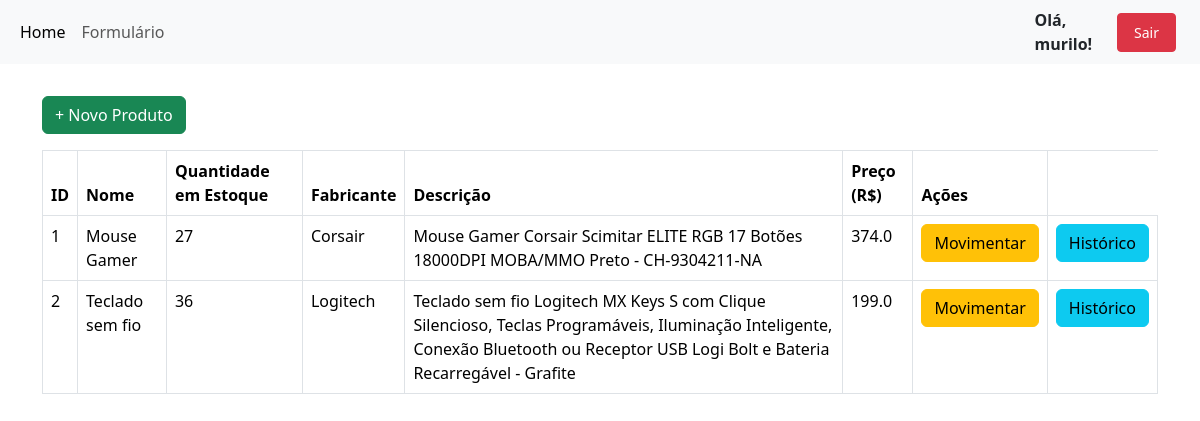
The page /index (signed in) on the database its author committed.
### tables this page shows
CREATE TABLE produtos (
                    ID INTEGER PRIMARY KEY AUTOINCREMENT,
                    NOME TEXT,
                    QUANTIDADE_ESTOQUE INTEGER,
                    FABRICANTE TEXT,
                    DESCRICAO TEXT,
                    PRECO REAL);

### routes/produto.py (the view)
@bp_produto.route("/")
@bp_produto.route("/index")
def index():
    if "user_id" not in session:
        flash("Você precisa fazer login para acessar essa página")
        return redirect(url_for("auth.login"))
    with sql.connect("form_db.db") as con:
        con.row_factory = sql.Row
        cur = con.cursor()
        cur.execute("SELECT * FROM produtos")
        data = cur.fetchall()
    quantidade_minima = 10
    return render_template("index.html", datas=data, quantidade_minima=quantidade_minima)

### templates/index.html (shortened to what this page needs)
{% extends 'layout.html' %}
{% block body %}
<p class="text-right"><a href="{{url_for('produto.add_produto')}}" class="btn btn-success">+ Novo Produto</a></p>
<table class="table table-bordered">
    <thead>
      <tr>
        <th scope="col">ID</th>
        <th scope="col">Nome</th>
        <th scope="col">Quantidade em Estoque</th>
        <th scope="col">Fabricante</th>
        <th scope="col">Descrição</th>
        <th scope="col">Preço (R$)</th>
        <th scope="col">Ações</th>
      </tr>
    </thead>
    <tbody>
        {% for row in datas %}
        <tr class="{% if row['QUANTIDADE_ESTOQUE'] <= quantidade_minima %} table-danger{% endif %}">
            <td>{{loop.index}}</td>
            <td>{{row.NOME}}</td>
            <td>{{row.QUANTIDADE_ESTOQUE}}</td>
            <td>{{row.FABRICANTE}}</td>
            <td>{{row.DESCRICAO}}</td>
            <td>{{row.PRECO}}</td>
            <td><a href="{{ url_for('produto.movimentar_produto', id=row.ID) }}" class="btn btn-warning">Movimentar</a></td>
            <td>
              <a href="{{ url_for('produto.historico_produto', id=row.ID) }}" class="btn btn-info">Histórico</a>
            </td>
        </tr>
      {% endfor %}
    </tbody>
  </table>
{% endblock %}

### rows shown on the page
produtos: NOME "Mouse Gamer", QUANTIDADE_ESTOQUE "27", FABRICANTE "Corsair", DESCRICAO "Mouse Gamer Corsair Scimitar ELITE RGB 17 Botões 18000DPI MOBA/MMO Preto - CH-9304211-NA", PRECO "374.0"
produtos: NOME "Teclado sem fio", QUANTIDADE_ESTOQUE "36", FABRICANTE "Logitech", DESCRICAO "Teclado sem fio Logitech MX Keys S com Clique Silencioso, Teclas Programáveis, Iluminação Inteligente, Conexão Bluetooth ou Receptor USB Logi Bolt e Bateria Recarregável - Grafite", PRECO "199.0"

### other values the page prints
{{ session.user_name }} "murilo"
